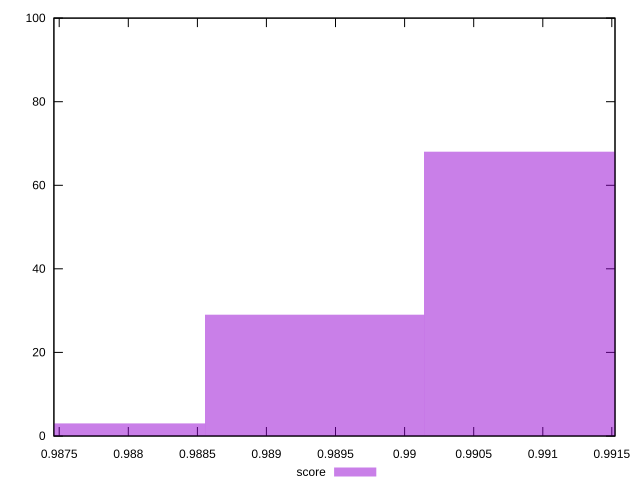

Source code (gnuplot):
reset

$score <<EOF
0.9893476830046252 29
0.9909331760863634 68
0.987762189922887 3
EOF

set key outside below
set boxwidth 0.0015854930817381814
set xrange [0.9874616336868934:0.991522837869242]
set yrange [0:100]
set trange [0:100]
set style fill transparent solid 0.5 noborder
set terminal svg size 640, 490 enhanced background rgb 'white'
set output "report_00007_2020-12-11T15:55:29.892Z/bootup-time/samples/pages+cached+nointeractive/score/histogram.svg"

plot $score title "score" with boxes

reset
